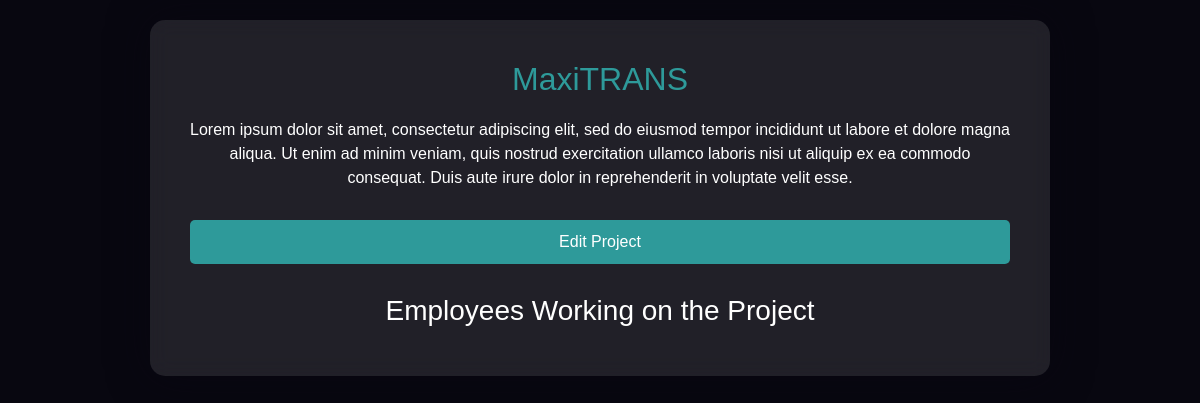
Screenshot of /project_detail/1/ with the database file from the repository.
### ink_org_chart_app/models.py (models this page shows, shortened)
class Project(models.Model):
    name = models.CharField(max_length=255)
    description = models.TextField(blank=True, null=True)
    employees = models.ManyToManyField(Employee, related_name="projects")
    created_at = models.DateTimeField(auto_now_add=True)

### ink_org_chart_app/views.py (the view)
# urls.py: path('project_detail/<int:project_id>/', views.project_detail, name='project_detail'),  # View project details
def project_detail(request, project_id):
    project = get_object_or_404(Project, id=project_id)
    employees = project.employees.all()
    return render(request, 'ink_org_chart_app/project_detail.html', {
        'project': project,
        'employees': employees
    })

### ink_org_chart_app/templates/ink_org_chart_app/project_detail.html (shortened to what this page needs)
<!DOCTYPE html>
<html lang="en">
<head>
    <link href="https://cdn.jsdelivr.net/npm/bootstrap@5.3.0-alpha1/dist/css/bootstrap.min.css" rel="stylesheet">
</head>
<body>
    <div class="container-wrapper">
        <div class="container">
            <h1>{{ project.name }}</h1>
            <p>{{ project.description }}</p>
            <div class="btn-group">
                <a href="/edit_project/{{ project.id }}/" class="btn btn-custom">Edit Project</a>
            </div>
            <h3 class="text-center">Employees Working on the Project</h3>
        </div>
    </div>
</body>
</html>

### ink_org_chart_app/templates/ink_org_chart_app/project_detail.html (style rules this page uses)
body { background-color: #080710; color: #ffffff; font-family: 'Poppins', sans-serif; overflow-y: auto; }
.container-wrapper { display: flex; flex-direction: column; align-items: center; min-height: 100vh; padding: 20px; }
.container { max-width: 900px; width: 100%; background-color: rgba(255, 255, 255, 0.1); padding: 40px; border-radius: 15px; backdrop-filter: blur(10px); box-shadow: 0 0 40px rgba(8, 7, 16, 0.6); text-align: center; }
h1 { font-size: 32px; margin-bottom: 20px; color: #2e9a9a; }
p { font-size: 16px; color: #ffffff; margin-bottom: 30px; }
.btn-group { display: flex; justify-content: center; gap: 10px; margin-bottom: 30px; }
.btn-custom { background-color: #2e9a9a; color: #fff; border: none; padding: 10px 20px; border-radius: 5px; font-size: 16px; transition: background-color 0.3s ease; }

### rows the page displays
Project: name "MaxiTRANS", description "Lorem ipsum dolor sit amet, consectetur adipiscing elit, sed do eiusmod tempor incididunt ut labore et dolore magna aliqua. Ut enim ad minim veniam, quis nostrud exercitation ullamco laboris nisi ut aliquip ex ea commodo consequat. Duis aute irure dolor in reprehenderit in voluptate velit esse."
